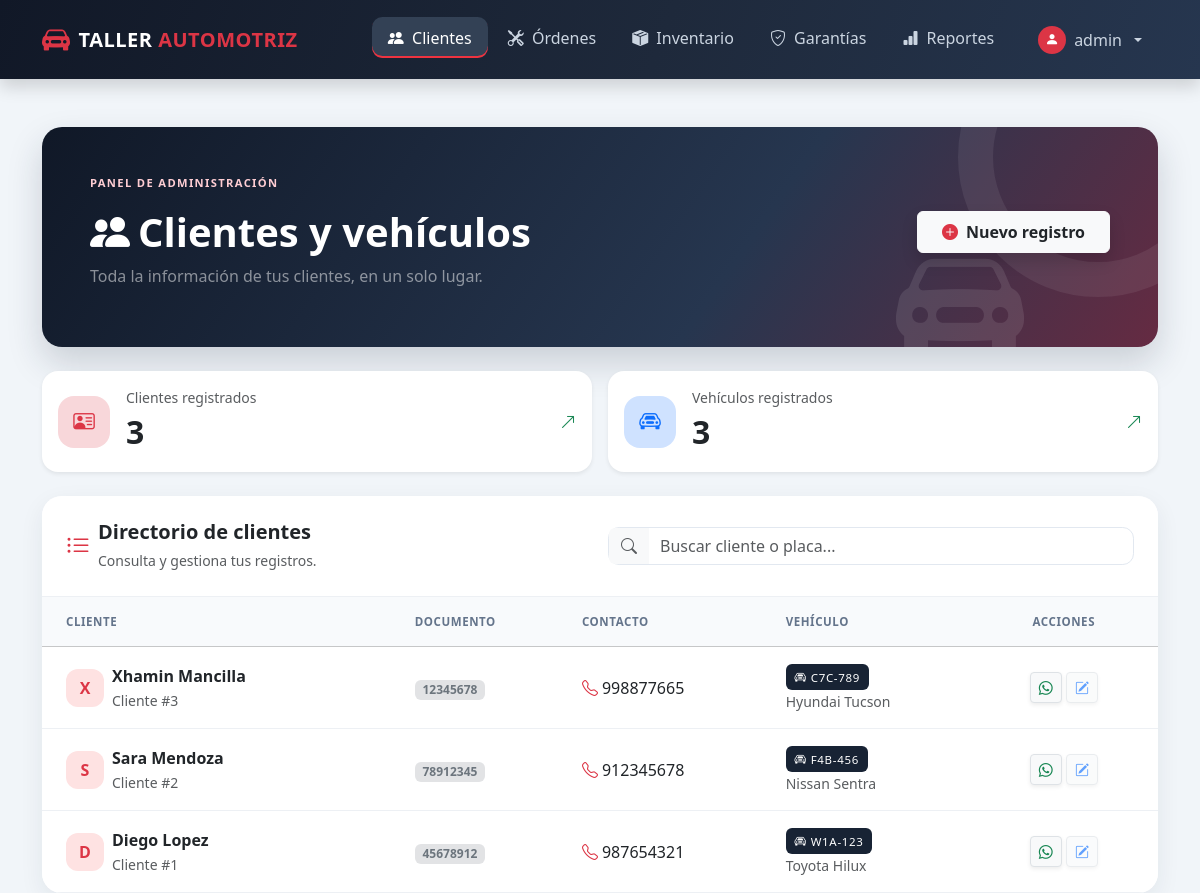
Page /index.php?modulo=clientes (signed in) on the committed database.
### tables this page shows
CREATE TABLE IF NOT EXISTS `vehiculos` (
  `id` int(11) NOT NULL AUTO_INCREMENT,
  `cliente_id` int(11) NOT NULL,
  `placa` varchar(15) NOT NULL,
  `marca` varchar(50) DEFAULT NULL,
  `modelo` varchar(50) DEFAULT NULL,
  `anio` int(11) DEFAULT NULL,
  PRIMARY KEY (`id`),
  UNIQUE KEY `placa` (`placa`),
  KEY `cliente_id` (`cliente_id`),
  CONSTRAINT `fk_vehiculos_cliente` FOREIGN KEY (`cliente_id`) REFERENCES `clientes` (`id`)
);

CREATE TABLE IF NOT EXISTS `clientes` (
  `id` int(11) NOT NULL AUTO_INCREMENT,
  `nombre` varchar(150) NOT NULL,
  `documento` varchar(20) NOT NULL,
  `telefono` varchar(20) DEFAULT NULL,
  `email` varchar(100) DEFAULT NULL,
  `fecha_registro` timestamp NULL DEFAULT CURRENT_TIMESTAMP,
  PRIMARY KEY (`id`),
  UNIQUE KEY `documento` (`documento`)
);

### models/ClienteModel.php (called while the page is built, shortened)
<?php
require_once __DIR__ . '/../config/conexion.php';
class ClienteModel {
    private $conn;
    public function __construct() {
        $db = new Conexion();
        $this->conn = $db->conectar();
    }
    public function listarClientes() {
        $stmt = $this->conn->prepare(
            "SELECT c.*, v.placa, v.marca, v.modelo, v.anio
             FROM clientes c
             LEFT JOIN vehiculos v ON v.cliente_id = c.id
             ORDER BY c.id DESC"
        );
        $stmt->execute();
        return $stmt->fetchAll(PDO::FETCH_ASSOC);
    }
}
?>

### config/conexion.php (called while the page is built, shortened)
<?php
class Conexion {
    private $host = "localhost";
    private $db_name = "taller_automotriz";
    private $username = "root";
    private $password = "";
    public function conectar() {
        $this->conn = null;
        try {
            $this->conn = new PDO(
                "mysql:host=" . $this->host . ";dbname=" . $this->db_name . ";charset=utf8mb4",
                $this->username,
                $this->password
            );
            $this->conn->setAttribute(PDO::ATTR_ERRMODE, PDO::ERRMODE_EXCEPTION);
            $this->conn->setAttribute(PDO::ATTR_DEFAULT_FETCH_MODE, PDO::FETCH_ASSOC);
        } catch(PDOException $exception) {
            error_log('Error de conexión a la base de datos: ' . $exception->getMessage());
            throw new RuntimeException('No se pudo conectar con la base de datos.');
        }
        return $this->conn;
    }
}
?>

### views/clientes/index.php (the view, shortened to what this page needs)
<?php
require_once 'models/ClienteModel.php';
$clienteModel = new ClienteModel();
$clientes = $clienteModel->listarClientes();
$totalClientes = count($clientes);
$totalVehiculos = count(array_filter($clientes, function ($cliente) {
    return !empty($cliente['placa']);
}));
?>
<div class="clients-page">
<div class="client-hero text-white p-4 p-md-5 mb-4">
    <div class="hero-content row align-items-center g-4">
        <div class="col-lg-8">
            <div class="hero-kicker mb-3">Panel de administración</div>
            <h2 class="fw-bold display-6 mb-2"><i class="bi bi-people-fill me-2"></i>Clientes y vehículos</h2>
            <p class="text-white-50 mb-0">Toda la información de tus clientes, en un solo lugar.</p>
        </div>
        <div class="col-lg-4 text-lg-end">
            <button type="button" class="btn btn-light text-dark px-4 py-2 shadow fw-bold" data-bs-toggle="modal" data-bs-target="#modalCliente">
                <i class="bi bi-plus-circle-fill text-danger me-2"></i>Nuevo registro
            </button>
        </div>
    </div>
    <i class="bi bi-car-front-fill hero-icon"></i>
</div>
<div class="row g-3 mb-4">
    <div class="col-md-6">
        <div class="card client-stat border-0 shadow-sm h-100">
            <div class="card-body d-flex align-items-center gap-3">
                <div class="stat-icon bg-danger-subtle text-danger"><i class="bi bi-person-vcard"></i></div>
                <div class="flex-grow-1"><small class="text-muted d-block">Clientes registrados</small><strong class="fs-2"><?= $totalClientes ?></strong></div>
                <i class="bi bi-arrow-up-right text-success"></i>
            </div>
        </div>
    </div>
    <div class="col-md-6">
        <div class="card client-stat border-0 shadow-sm h-100">
            <div class="card-body d-flex align-items-center gap-3">
                <div class="stat-icon bg-primary-subtle text-primary"><i class="bi bi-car-front"></i></div>
                <div class="flex-grow-1"><small class="text-muted d-block">Vehículos registrados</small><strong class="fs-2"><?= $totalVehiculos ?></strong></div>
                <i class="bi bi-arrow-up-right text-success"></i>
            </div>
        </div>
    </div>
</div>
<div class="card client-list overflow-hidden">
    <div class="card-header bg-white border-0 p-4">
        <div class="row align-items-center g-3">
            <div class="col-md-6">
                <div class="d-flex align-items-center gap-2">
                    <span class="text-danger fs-4"><i class="bi bi-list-ul"></i></span>
                    <div><h5 class="fw-bold mb-1">Directorio de clientes</h5><small class="text-muted">Consulta y gestiona tus registros.</small></div>
                </div>
            </div>
            <div class="col-md-6">
                <div class="input-group search-box">
                    <span class="input-group-text bg-light border-end-0"><i class="bi bi-search text-muted"></i></span>
                    <input type="search" id="buscarCliente" class="form-control" placeholder="Buscar cliente o placa..." aria-label="Buscar cliente">
                </div>
            </div>
        </div>
    </div>
    <div class="table-responsive">
        <table class="table client-table table-hover align-middle mb-0" id="tablaClientes">
            <thead class="table-light text-secondary">
                <tr>
                    <th class="ps-4 py-3">Cliente</th>
                    <th class="py-3">Documento</th>
                    <th class="py-3">Contacto</th>
                    <th class="py-3">Vehículo</th>
                    <th class="text-center pe-4 py-3">Acciones</th>
                </tr>
            </thead>
            <tbody>
                <?php if ($totalClientes > 0): foreach ($clientes as $c): ?>
                    <tr>
                        <td class="ps-4">
                            <div class="d-flex align-items-center gap-2">
                                <span class="avatar-client"><?= strtoupper(substr($c['nombre'], 0, 1)) ?></span>
                                <div><div class="fw-bold text-dark"><?= htmlspecialchars($c['nombre']) ?></div><small class="text-muted">Cliente #<?= (int) $c['id'] ?></small></div>
                            </div>
                        </td>
                        <td><span class="badge bg-secondary-subtle text-secondary"><?= htmlspecialchars($c['documento']) ?></span></td>
                        <td>
                            <?php if (!empty($c['telefono'])): ?>
                                <a class="text-decoration-none text-dark" href="tel:<?= htmlspecialchars($c['telefono']) ?>"><i class="bi bi-telephone me-1 text-danger"></i><?= htmlspecialchars($c['telefono']) ?></a>
                            <?php else: ?><span class="text-muted">Sin teléfono</span><?php endif; ?>
                        </td>
                        <td>
                            <?php if (!empty($c['placa'])): ?>
                                <span class="plate-badge"><i class="bi bi-car-front me-1"></i><?= htmlspecialchars($c['placa']) ?></span>
                                <small class="d-block text-muted mt-1"><?= htmlspecialchars(trim(($c['marca'] ?? '') . ' ' . ($c['modelo'] ?? ''))) ?></small>
                            <?php else: ?><span class="text-muted">Sin vehículo</span><?php endif; ?>
                        </td>
                        <td class="text-center pe-4">
                            <?php if (!empty($c['telefono'])): ?>
                                <a class="btn btn-sm btn-light border shadow-sm text-success" href="https://wa.me/51<?= htmlspecialchars($c['telefono']) ?>" target="_blank" rel="noopener" title="Contactar por WhatsApp"><i class="bi bi-whatsapp"></i></a>
                            <?php endif; ?>
                            <button type="button" class="btn btn-sm btn-light border shadow-sm text-primary" title="Editar próximamente" disabled><i class="bi bi-pencil-square"></i></button>
                        </td>
                    </tr>
                <?php endforeach; else: ?>
                    <tr><td colspan="5" class="text-center py-5 text-muted"><i class="bi bi-people fs-1 d-block mb-2 text-light"></i>No hay clientes registrados.</td></tr>
                <?php endif; ?>
            </tbody>
        </table>
    </div>
</div>
</div>

### views/layout/header.php (shortened to what this page needs)
<!DOCTYPE html>
<html lang="es">
<head>
    <link rel="stylesheet" href="./assets/css/bootstrap.min.css">
    <link rel="stylesheet" href="https://cdn.jsdelivr.net/npm/bootstrap-icons@1.11.1/font/bootstrap-icons.css">
</head>
<body>
<?php
$moduloActual = isset($_GET['modulo']) ? $_GET['modulo'] : '';
?>
<nav class="navbar navbar-expand-lg navbar-dark shadow mb-5">
    <div class="container">
        <a class="navbar-brand d-flex align-items-center" href="index.php">
            <i class="bi bi-car-front-fill me-2 text-danger fs-3"></i>
            <span>TALLER <span class="text-danger">AUTOMOTRIZ</span></span>
        </a>
        <div class="collapse navbar-collapse" id="navbarNav">
            <ul class="navbar-nav ms-auto gap-1">
                <li class="nav-item">
                    <a class="nav-link <?= $moduloActual == 'clientes' ? 'active' : '' ?>" href="?modulo=clientes"><i class="bi bi-people-fill me-1"></i> Clientes</a>
                </li>
                <li class="nav-item">
                    <a class="nav-link <?= $moduloActual == 'ordenes' ? 'active' : '' ?>" href="?modulo=ordenes"><i class="bi bi-tools me-1"></i> Órdenes</a>
                </li>
                <li class="nav-item">
                    <a class="nav-link <?= $moduloActual == 'inventario' ? 'active' : '' ?>" href="?modulo=inventario"><i class="bi bi-box-seam-fill me-1"></i> Inventario</a>
                </li>
                <li class="nav-item">
                    <a class="nav-link <?= $moduloActual == 'garantias' ? 'active' : '' ?>" href="?modulo=garantias"><i class="bi bi-shield-check me-1"></i> Garantías</a>
                </li>
                <li class="nav-item">
                    <a class="nav-link <?= $moduloActual == 'reportes' ? 'active' : '' ?>" href="?modulo=reportes"><i class="bi bi-bar-chart-fill me-1"></i> Reportes</a>
                </li>
                <li class="nav-item dropdown ms-lg-2">
                    <a class="nav-link dropdown-toggle d-flex align-items-center gap-2" href="#" role="button" data-bs-toggle="dropdown" aria-expanded="false">
                        <span class="user-avatar"><i class="bi bi-person-fill"></i></span>
                        <span><?= htmlspecialchars($_SESSION['nombre_usuario'] ?? 'Usuario') ?></span>
                    </a>
                </li>
            </ul>
        </div>
    </div>
</nav>
<div class="container">

### index.php (shortened to what this page needs)
<?php
require_once 'views/layout/header.php';
$modulo = isset($_GET['modulo']) ? $_GET['modulo'] : 'inicio';
switch ($modulo) {
    case 'clientes':
        require_once 'views/clientes/index.php';
        break;
}
require_once 'views/layout/footer.php';
?>

### views/layout/footer.php (shortened to what this page needs)
</div>
</body>
</html>

### views/layout/header.php (style rules this page uses)
body { background: #f1f5f9; font-family: system-ui, -apple-system, sans-serif; color: #172033; }
.navbar { background: linear-gradient(110deg, #111827, #1e293b 55%, #26364f) !important; padding: .85rem 0; }
.navbar-brand { font-weight: 800; letter-spacing: 0.5px; font-size: 1.25rem; }
.nav-link { font-weight: 500; padding: 0.55rem 1rem !important; border-radius: 0.65rem; transition: all 0.2s ease; color: #cbd5e1 !important; }
.nav-link:hover, .nav-link.active { background-color: #334155; color: #ffffff !important; box-shadow: inset 0 -2px #ef3340; }
.user-avatar { width: 28px; height: 28px; display: inline-grid; place-items: center; border-radius: 50%; background: #dc3545; color: #fff; font-size: .85rem; }

### views/clientes/index.php (style rules this page uses)
.clients-page { max-width: 1180px; margin: 0 auto; }
.client-hero { position: relative; overflow: hidden; min-height: 220px; background: linear-gradient(125deg, #101827 0%, #26364f 62%, #b91c31 150%); border-radius: 1.25rem; box-shadow: 0 16px 35px rgba(30, 41, 59, .18); }
.client-hero:after { content: ""; position: absolute; width: 280px; height: 280px; right: -80px; top: -110px; border: 35px solid rgba(255,255,255,.07); border-radius: 50%; }
.hero-content { position: relative; z-index: 1; }
.hero-kicker { color: #fecdd3; letter-spacing: .12em; font-size: .7rem; font-weight: 800; text-transform: uppercase; }
.hero-icon { color: rgba(255,255,255,.1); font-size: 8rem; line-height: 1; position: absolute; right: 12%; bottom: -1.5rem; }
.client-stat { border: 0; border-radius: 1rem; transition: transform .2s ease, box-shadow .2s ease; box-shadow: 0 5px 16px rgba(30, 41, 59, .06); }
.stat-icon { width: 52px; height: 52px; display: grid; place-items: center; border-radius: 16px; font-size: 1.35rem; }
.client-list { border: 0; border-radius: 1.25rem; box-shadow: 0 8px 24px rgba(30, 41, 59, .07); }
.client-list .card-header { border-bottom: 1px solid #edf0f4 !important; }
.client-table thead th { white-space: nowrap; font-size: .72rem; text-transform: uppercase; letter-spacing: .05em; color: #64748b !important; background: #f8fafc; }
.client-table tbody tr { transition: background-color .15s ease; border-color: #edf0f4; }
.client-table td { padding-top: 1rem; padding-bottom: 1rem; }
.avatar-client { width: 38px; height: 38px; display: grid; place-items: center; border-radius: 12px; background: #fee2e2; color: #dc3545; font-weight: 800; }
.plate-badge { background: #182334; color: #fff; border-radius: 6px; padding: .35rem .55rem; font-size: .72rem; letter-spacing: .06em; }
.search-box { border: 1px solid #e2e8f0; border-radius: .7rem; }
.search-box input, .search-box .input-group-text { border: 0; background: transparent; }

### rows in the picture
vehiculos: cliente.nombre "X", cliente.nombre "Xhamin Mancilla", cliente "3", cliente.documento "12345678", cliente.telefono "998877665", placa "C7C-789", marca+modelo "Hyundai Tucson"
vehiculos: cliente.nombre "S", cliente.nombre "Sara Mendoza", cliente "2", cliente.documento "78912345", cliente.telefono "912345678", placa "F4B-456", marca+modelo "Nissan Sentra"
vehiculos: cliente.nombre "D", cliente.nombre "Diego Lopez", cliente "1", cliente.documento "45678912", cliente.telefono "987654321", placa "W1A-123", marca+modelo "Toyota Hilux"

### other values in the picture
$_SESSION['nombre_usuario'] "admin"
$totalClientes "3"
$totalVehiculos "3"
